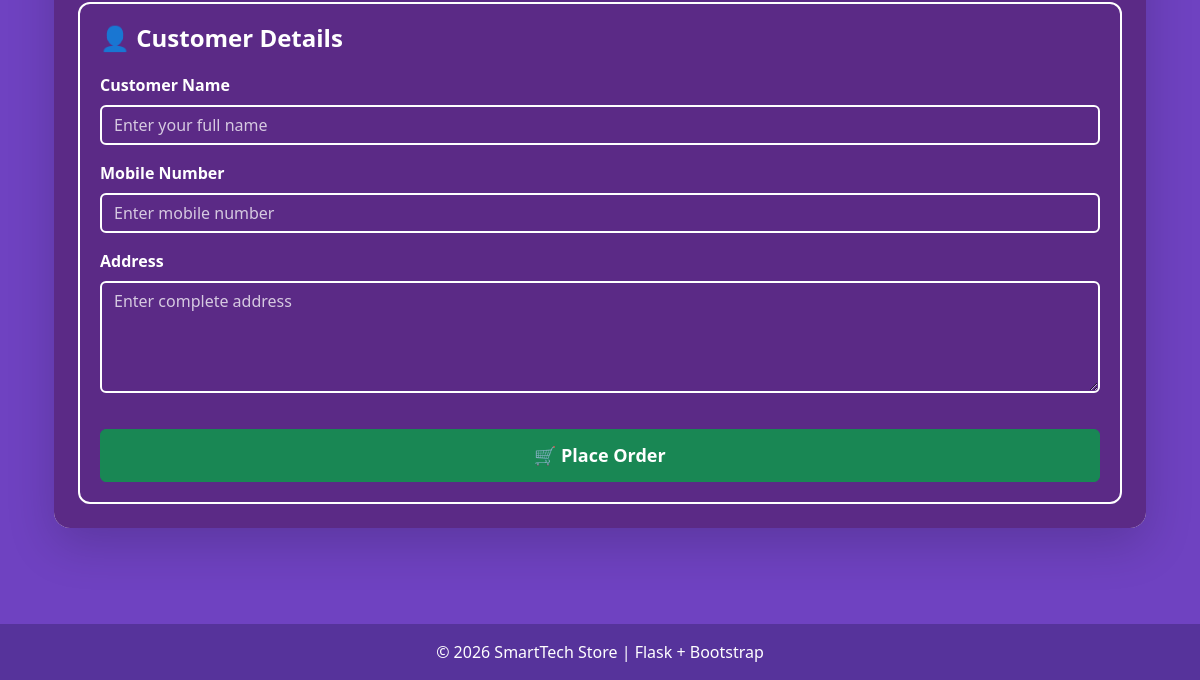
The app's page /order (lower part), older data.
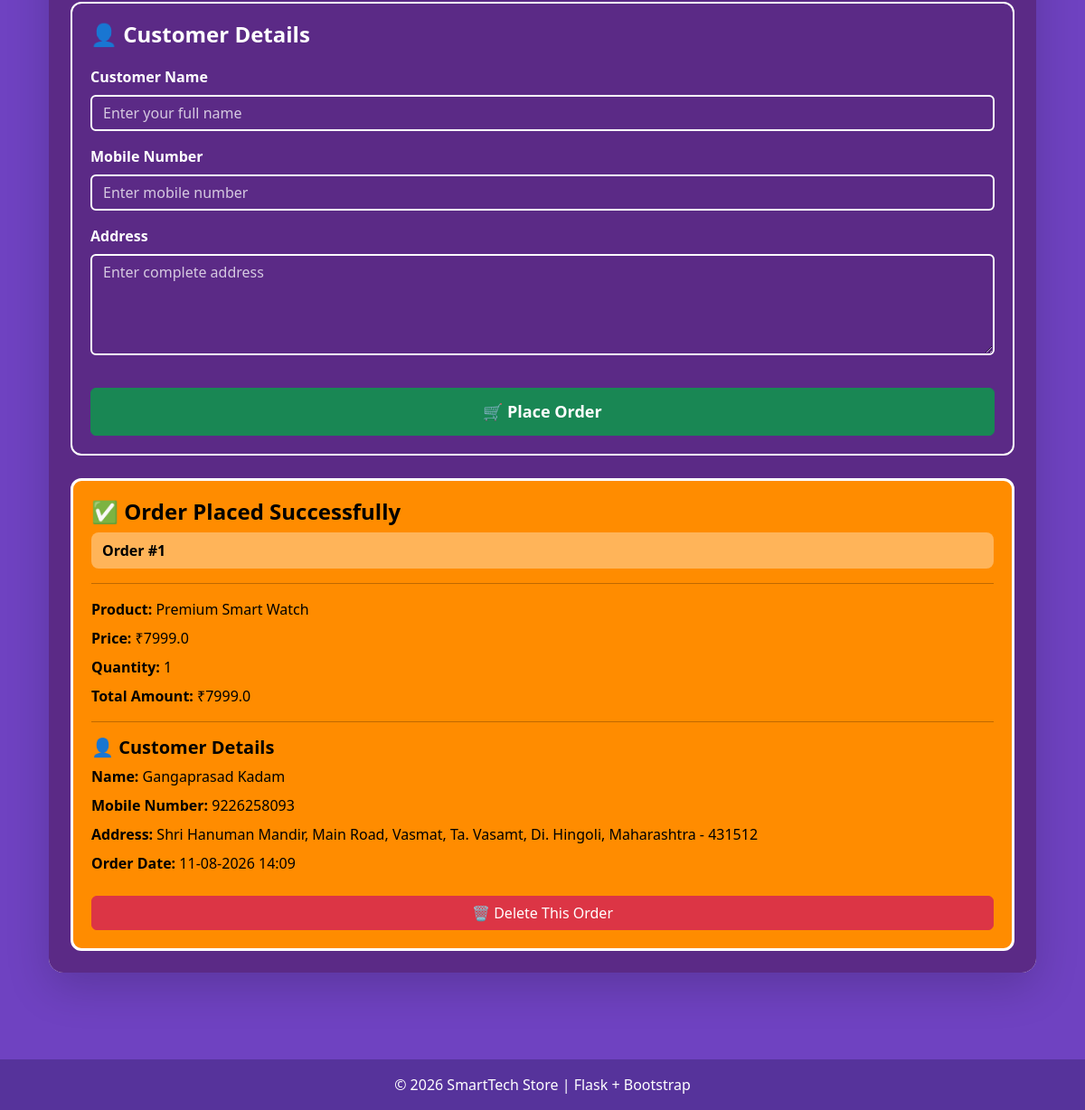
The same page, newer data.
### tables this page shows
CREATE TABLE orders (
        id INTEGER PRIMARY KEY AUTOINCREMENT,
        product_name TEXT NOT NULL,
        price REAL NOT NULL,
        quantity INTEGER NOT NULL,
        total REAL NOT NULL,
        customer_name TEXT NOT NULL,
        customer_phone TEXT NOT NULL,
        address TEXT NOT NULL,
        date TEXT NOT NULL
    );

### app.py (the view, shortened to what this page needs)
@app.route("/order", methods=["GET", "POST"])
def order():
    conn = get_db()
    products = conn.execute(
        "SELECT * FROM products ORDER BY id DESC"
    ).fetchall()
    product_id_from_home = request.args.get("product_id")
    selected_product = None
    orders = conn.execute(
        """
        SELECT *
        FROM orders
        ORDER BY id DESC
        """
    ).fetchall()
    conn.close()
    return render_template(
        "order.html",
        products=products,
        orders=orders,
        selected_product=selected_product
    )

### database.py (called while the page is built)
def get_db():
    conn = sqlite3.connect(DB_PATH)
    conn.row_factory = sqlite3.Row # To access columns by name
    return conn

### templates/order.html (shortened to what the changed rows need)
{% extends "base.html" %}
{% block content %}
<div class="container py-5">
    <div class="card shadow-lg border-0 rounded-4 overflow-hidden">
        <div class="card-body order-card p-4">
            {% if orders %}
                {% for order in orders %}
                <div class="old-order">
                    <h4 class="fw-bold">
                        ✅ Order Placed Successfully
                    </h4>
                    <div class="order-number">
                        Order #{{ loop.index }}
                    </div>
                    <hr>
                    <p>
                        <strong>Product:</strong>
                        {{ order.product_name }}
                    </p>
                    <p>
                        <strong>Price:</strong>
                        ₹{{ order.price }}
                    </p>
                    <p>
                        <strong>Quantity:</strong>
                        {{ order.quantity }}
                    </p>
                    <p>
                        <strong>Total Amount:</strong>
                        ₹{{ order.total }}
                    </p>
                    <hr>
                    <h5 class="fw-bold">
                        👤 Customer Details
                    </h5>
                    <p>
                        <strong>Name:</strong>
                        {{ order.customer_name }}
                    </p>
                    <p>
                        <strong>Mobile Number:</strong>
                        {{ order.customer_phone }}
                    </p>
                    <p>
                        <strong>Address:</strong>
                        {{ order.address }}
                    </p>
                    <p>
                        <strong>Order Date:</strong>
                        {{ order.date.split(' ')[0] }}
                        {{ order.date.split(' ')[1] [:5] }}
                    </p>
                    <form
                        method="POST"
                        action="{{ url_for('delete_order', order_id=order.id) }}"
                        onsubmit="return confirm('Are you sure you want to delete this order?');"
                    >
                        <button
                            type="submit"
                            class="btn btn-danger w-100 mt-3"
                        >
                            🗑️ Delete This Order
                        </button>
                    </form>
                </div>
                {% endfor %}
            {% endif %}
        </div>
    </div>
</div>
{% endblock %}

Row changes from the older to the newer data that the page shows:
added orders: product_name "Premium Smart Watch", price "7999.0", quantity "1", total "7999.0", customer_name "Gangaprasad Kadam", customer_phone "9226258093", address "Shri Hanuman Mandir, Main Road, Vasmat, Ta. Vasamt, Di. Hingoli, Maharashtra - 431512", date "11-08-2026", date "14:09"
